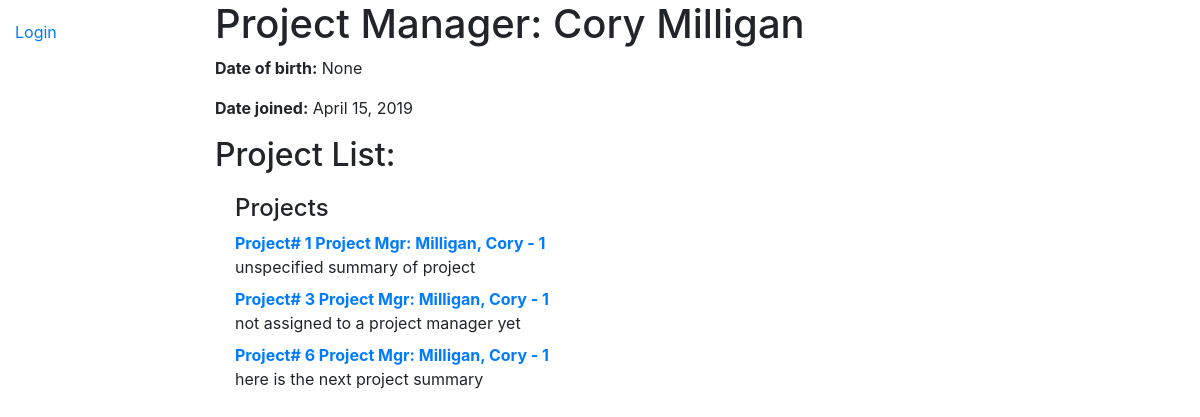
The app's page /catalog/prjmgr/1 with its own data.
### catalog/models.py (models this page shows, shortened)
class PrjMgr(models.Model):
    first_name = models.CharField(max_length=100)
    last_name = models.CharField(max_length=100)
    emp_num = models.AutoField(primary_key=True)
    date_of_birth = models.DateField(null=True, blank=True)
    date_joined = models.DateField('joined', null=True, blank=True)
    class Meta:
        ordering = ['last_name', 'first_name']
    def __str__(self):
        return '{0}, {1} - {2}'.format(self.last_name, self.first_name, self.emp_num)

class Project(models.Model):
    prj_num = models.AutoField(primary_key=True)
    prj_mgr = models.ForeignKey('PrjMgr', on_delete=models.SET_NULL, null=True)
    summary = models.TextField(max_length=1000, help_text="Enter project description")
    date_created = models.DateField(auto_now=True)
    completion_date = models.DateField(auto_now=False, null=True)
    def get_absolute_url(self):
        return reverse('project-detail', args=[str(self.prj_num)])

### catalog/views.py (the view)
# urls.py: path('prjmgr/<int:pk>', views.PrjMgrDetailView.as_view(), name='prjmgr-detail'),
class PrjMgrDetailView(generic.DetailView):  # View function for project manager detail view.
    model = PrjMgr

### catalog/templates/catalog/prjmgr_detail.html
{% extends "base_generic.html" %}
{% block content %}
  <h1>Project Manager: {{ prjmgr.first_name }} {{ prjmgr.last_name }}</h1>
    <p><strong>Date of birth:</strong> {{ prjmgr.date_of_birth }}</p>
      <p><strong>Date joined:</strong> {{ prjmgr.date_joined}}</p>
    <h2>Project List:</h2>
  <div style="margin-left:20px;margin-top:20px">
    <h4>Projects</h4>
    {% for project in prjmgr.project_set.all %}
        <dt><a href="{{ project.get_absolute_url }}">Project# {{ project.prj_num }} Project Mgr: {{project.prj_mgr}}</a></dt>
        <dd>{{ project.summary }}</dd>
    {% endfor %}
  </div>
{% endblock %}

### records on screen
PrjMgr: first_name "Cory", last_name "Milligan", date_of_birth "None", date_joined "April 15, 2019"
Project: prj_num "1", prj_mgr "Milligan, Cory - 1", summary "unspecified summary of project"
Project: prj_num "3", prj_mgr "Milligan, Cory - 1", summary "not assigned to a project manager yet"
Project: prj_num "6", prj_mgr "Milligan, Cory - 1", summary "here is the next project summary"
